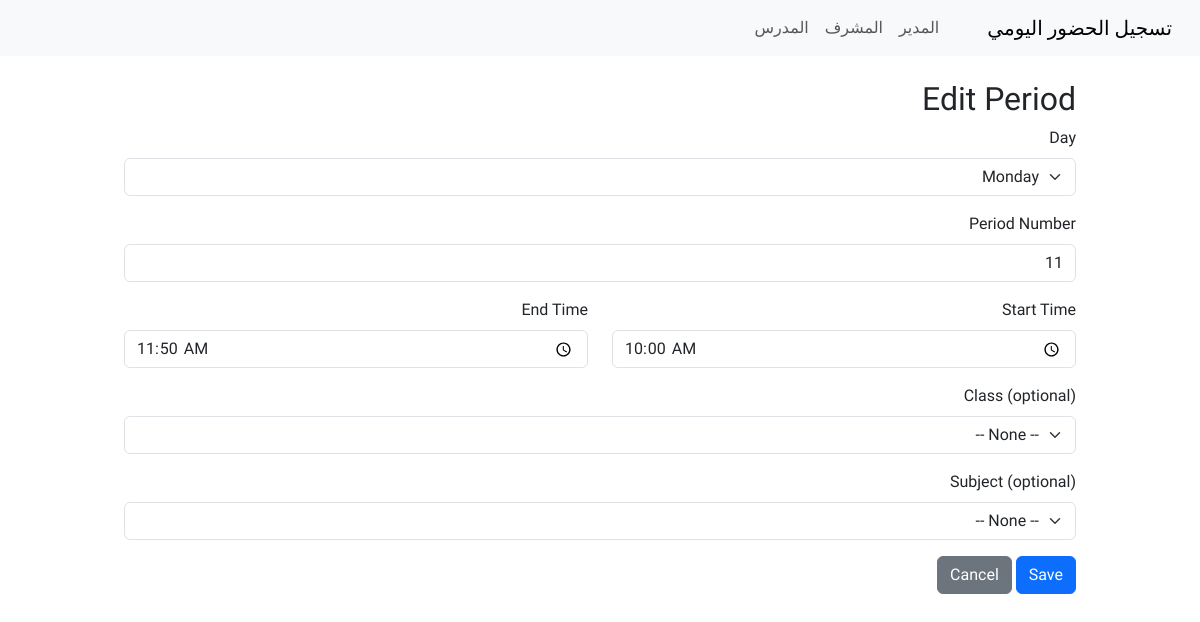
The app's page /admin/periods/10/edit (signed in), older data.
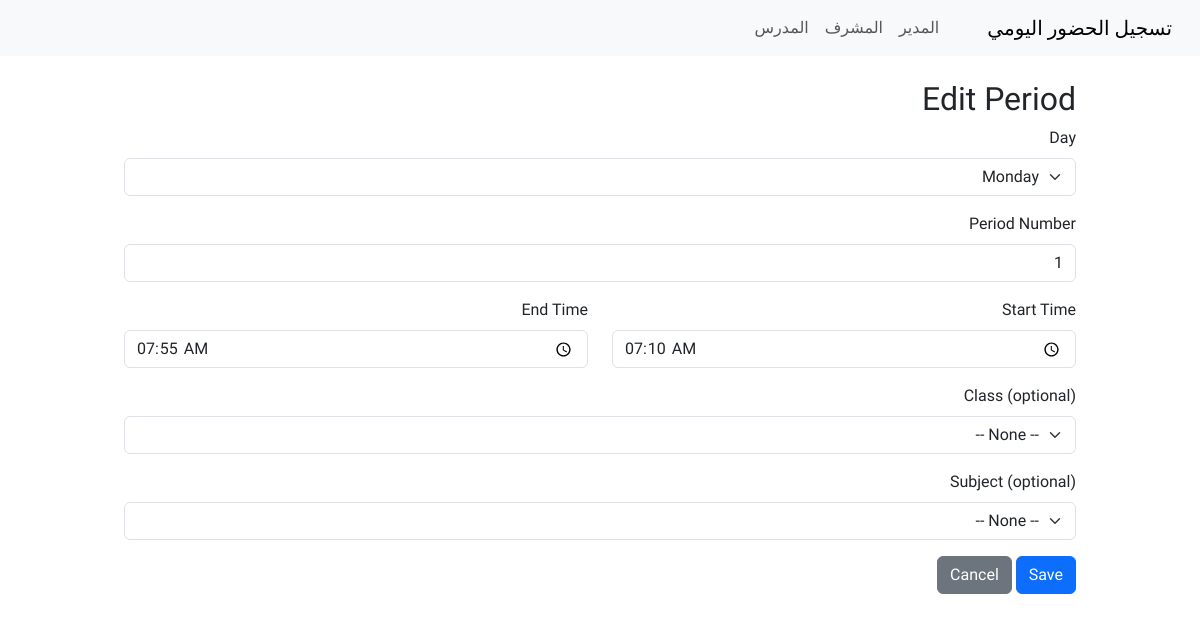
The same page, newer data.
### backup/app___0__.py (models this page shows)
class Period(db.Model):
    id = db.Column(db.Integer, primary_key=True)
    day_of_week = db.Column(db.Integer, nullable=False)
    period = db.Column(db.Integer, nullable=False)
    start_time = db.Column(db.String(8), nullable=True)  # HH:MM
    end_time = db.Column(db.String(8), nullable=True)
    class_id = db.Column(db.Integer, db.ForeignKey('school_class.id'), nullable=True)
    subject_id = db.Column(db.Integer, db.ForeignKey('subject.id'), nullable=True)
    klass = db.relationship('SchoolClass', foreign_keys=[class_id])
    subject = db.relationship('Subject', foreign_keys=[subject_id])
    __table_args__ = (
        db.UniqueConstraint('day_of_week', 'period', 'class_id', name='uq_period_day_period_class'),
    )

### backup/app___0__.py (the view, shortened to what this page needs)
@app.route('/admin/periods/<int:period_id>/edit', methods=['GET', 'POST'])
@login_required
def admin_periods_edit(period_id):
    if not admin_required():
        return redirect(url_for('index'))
    p = Period.query.get_or_404(period_id)
    classes = SchoolClass.query.all()
    subjects = Subject.query.all()
    return render_template('admin_period_form.html', period=p, classes=classes, subjects=subjects, days=DAYS)

### backup/app___0__.py (called while the page is built)
@login_manager.user_loader
def load_user(user_id):
    return User.query.get(int(user_id))

def admin_required():
    if not current_user.is_authenticated or current_user.role != 'admin':
        flash('Unauthorized', 'danger')
        return False
    return True

### templates/admin_period_form.html (shortened to what this page needs)
{% extends 'layout.html' %}
{% block content %}
<div class="container mt-4">
    <h2>{{ 'Edit Period' if period else 'Create Period' }}</h2>
    <form method="post">
        <div class="mb-3">
            <label class="form-label">Day</label>
            <select name="day_of_week" class="form-select" required>
                {% for d in days %}
                <option value="{{ loop.index0 }}" {% if period and period.day_of_week==loop.index0 %}selected{% endif
                    %}>{{ d }}</option>
                {% endfor %}
            </select>
        </div>
        <div class="mb-3">
            <label class="form-label">Period Number</label>
            <input type="number" name="period" class="form-control" value="{{ period.period if period else 1 }}" min="1"
                required>
        </div>
        <div class="mb-3 row">
            <div class="col">
                <label class="form-label">Start Time</label>
                <input type="time" name="start_time" class="form-control"
                    value="{{ period.start_time if period and period.start_time else '' }}">
            </div>
            <div class="col">
                <label class="form-label">End Time</label>
                <input type="time" name="end_time" class="form-control"
                    value="{{ period.end_time if period and period.end_time else '' }}">
            </div>
        </div>
        <div class="mb-3">
            <label class="form-label">Class (optional)</label>
            <select name="class_id" class="form-select">
                <option value="">-- None --</option>
            </select>
        </div>
        <div class="mb-3">
            <label class="form-label">Subject (optional)</label>
            <select name="subject_id" class="form-select">
                <option value="">-- None --</option>
            </select>
        </div>
        <button type="submit" class="btn btn-primary">Save</button>
        <a href="{{ url_for('admin_periods') }}" class="btn btn-secondary">Cancel</a>
    </form>
</div>
{% endblock %}

Row changes from the older to the newer data that the page shows:
changed Period "Monday": period "11" → "1"; start_time "10:00" → "07:10"; end_time "11:50" → "07:55"
